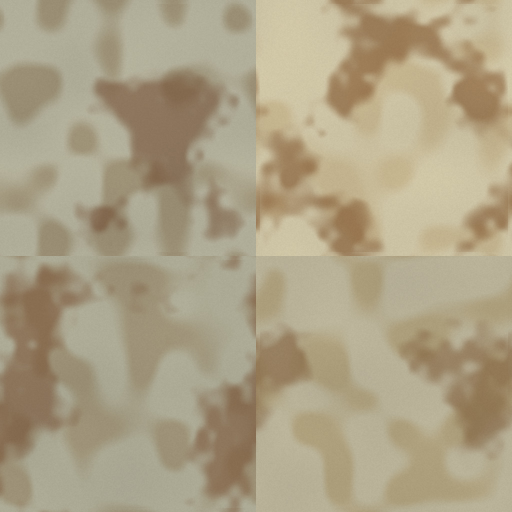
#> input picture images/karst/mineral-albedo.jpg, 1024 x 1024 px (shown at 1/2 size)
$ python checkKarstMaterials.py
#> lines starting #> are read from the running program, lines starting #| are printed output that depends on the picture
from pathlib import Path
import json
import numpy as np
from PIL import Image

ROOT = Path(__file__).resolve().parents[1]
color = np.asarray(Image.open(ROOT / 'images/karst/mineral-albedo.jpg').convert('RGB'))
#> color is the input picture: shape (1024, 1024, 3); mean R, G, B 172.4, 160.9, 133.2
relief = np.asarray(Image.open(ROOT / 'images/karst/mineral-relief.png').convert('RGBA'))
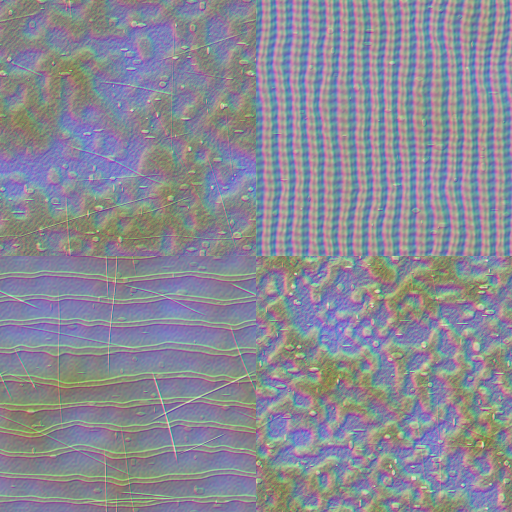
#> input picture images/karst/mineral-relief.png, 1024 x 1024 px (shown at 1/2 size)
#> relief is the input picture: shape (1024, 1024, 4); mean R, G, B, A 127.2, 127.4, 138.8, 232.8
assert color.shape == (1024, 1024, 3)
assert relief.shape == (1024, 1024, 4)
report = {'scope': '正式材质高度/法线导出与接缝检查，不是微信渲染测试', 'tiles': []}
for tile in range(4):
    x, y = (tile % 2) * 512, (tile // 2) * 512
    image = relief[y:y + 512, x:x + 512]
    inner = image[8:-8, 8:-8].astype(float) / 255
    assert np.array_equal(image[8:-8, :8], image[8:-8, -16:-8])
    assert np.array_equal(image[8:-8, -8:], image[8:-8, 8:16])
    assert np.array_equal(image[:8, 8:-8], image[-16:-8, 8:-8])
    assert np.array_equal(image[-8:, 8:-8], image[8:16, 8:-8])
    height = inner[..., 2]
    gx = (np.roll(height, -1, 1) - np.roll(height, 1, 1)) * (12 / (320 / 496)) * .5
    gy = (np.roll(height, -1, 0) - np.roll(height, 1, 0)) * (12 / (320 / 496)) * .5
    length = np.sqrt(gx * gx + gy * gy + 1)
    expected = np.dstack((-gx / length, -gy / length, 1 / length))
    xy = inner[..., :2] * 2 - 1
    decoded = np.dstack((xy, np.sqrt(np.maximum(0, 1 - np.sum(xy * xy, axis=2)))))
    decoded /= np.maximum(1e-9, np.linalg.norm(decoded, axis=2))[..., None]
    angle = np.degrees(np.arccos(np.clip(np.sum(expected * decoded, axis=2), -1, 1)))
    mean, p95 = float(angle.mean()), float(np.percentile(angle, 95))
    assert mean < 2.1, (tile, mean)
    assert p95 < 4.7, (tile, p95)
    assert height.std() > .04
    report['tiles'].append({'tile': tile, 'meanHeightNormalDifferenceDeg': mean, 'p95HeightNormalDifferenceDeg': p95,
        'heightStd': float(height.std()), 'gutterCopiesCorrect': True})
#> this loop made 4 passes
#> (mean, p95) on passes 1 to 4: (1.27, 2.39), (1.23, 2.33), (1.25, 2.42), (1.24, 2.35)
#> pass 1, `image = relief[y:y + 512, x:x + 512]`:
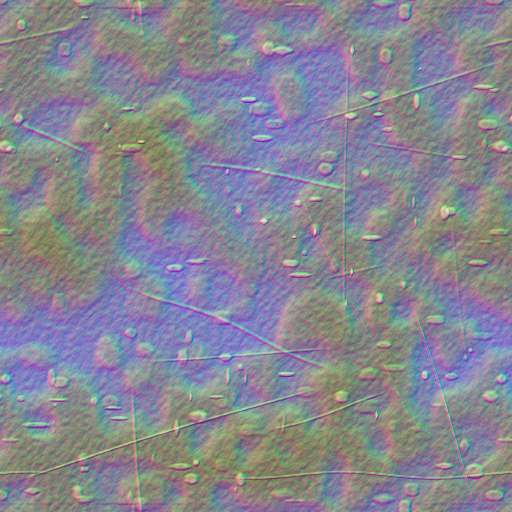
#> image: shape (512, 512, 4); mean R, G, B, A 127.5, 127.3, 139.7, 241; transparent parts drawn white
#> pass 1, `inner = image[8:-8, 8:-8].astype(float) / 255`:
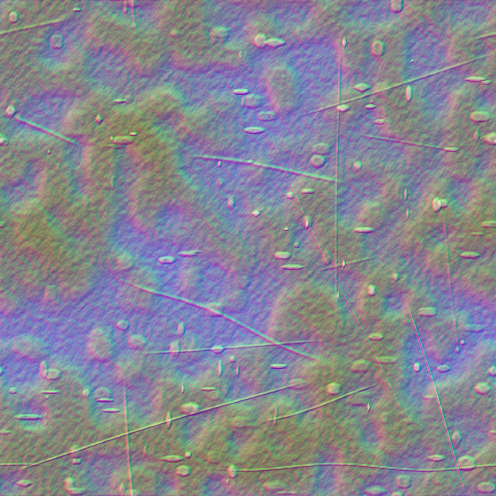
#> inner: shape (496, 496, 4) float64; mean R, G, B, A 0.5, 0.5, 0.549, 0.946; transparent parts drawn white
#> pass 1, `gx = (np.roll(height, -1, 1) - np.roll(height, 1, 1)) * (12 / (320 / 4..`:
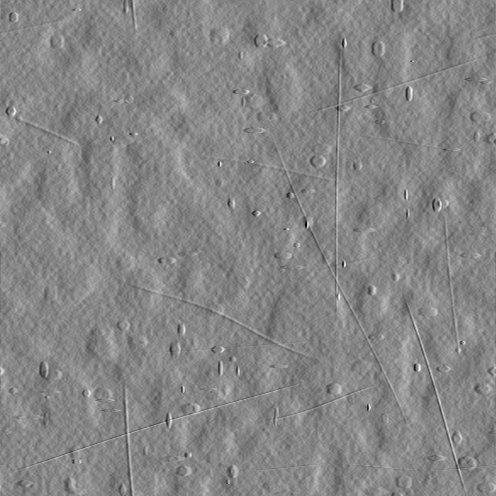
#> gx: shape (496, 496) float64; min -1.75, max 1.57, mean -7.13e-20; drawn with min black and max white
#> after the loop:
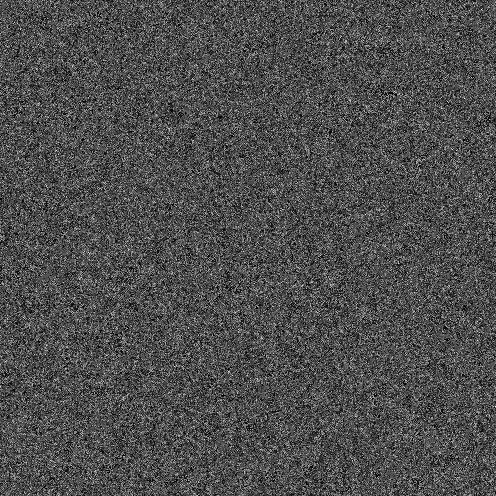
#> angle: shape (496, 496) float64; min 0.00833, max 4.02, mean 1.24; drawn with min black and max white
#> after the loop:
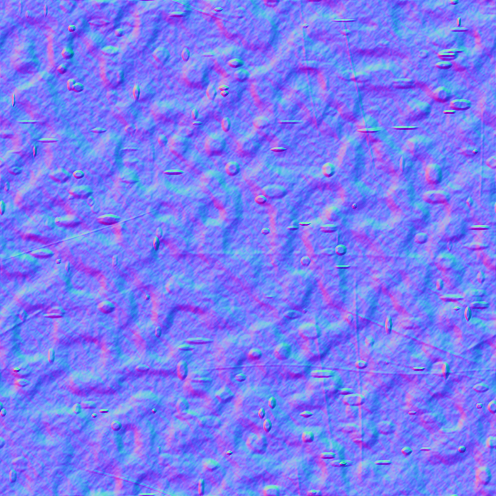
#> decoded: shape (496, 496, 3) float64; mean R, G, B 5.48e-06, 0.00014, 0.942; drawn with min black and max white
#> after the loop:
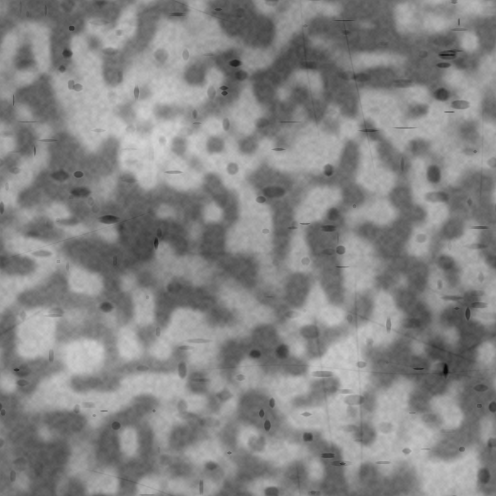
#> height: shape (496, 496) float64; min 0.0392, max 0.831, mean 0.523
report['status'] = 'passed'
out = ROOT / 'node_modules/.cache/karst-review/material-report.json'
out.parent.mkdir(parents=True, exist_ok=True)
out.write_text(json.dumps(report, ensure_ascii=False, indent=2))
print(json.dumps(report, ensure_ascii=False, indent=2))
